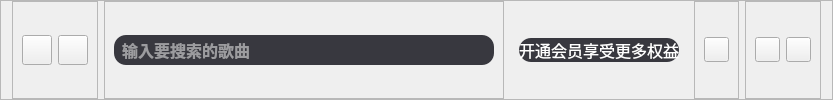
         <widget class="QFrame" name="frame_3">
          <property name="styleSheet">
           <string notr="true">#frame_3{
	background-color: rgb(17, 17, 19);
	border-top-right-radius: 22;
}
QPushButton:hover{
	margin: 1px;
}</string>
          </property>
          <property name="frameShape">
           <enum>QFrame::StyledPanel</enum>
          </property>
          <property name="frameShadow">
           <enum>QFrame::Raised</enum>
          </property>
          <layout class="QHBoxLayout" name="horizontalLayout_2" stretch="0,0,0,0,0">
           <property name="topMargin">
            <number>0</number>
           </property>
           <property name="bottomMargin">
            <number>0</number>
           </property>
           <item alignment="Qt::AlignLeft">
            <widget class="QFrame" name="frame_5">
             <property name="frameShape">
              <enum>QFrame::StyledPanel</enum>
             </property>
             <property name="frameShadow">
              <enum>QFrame::Raised</enum>
             </property>
             <layout class="QHBoxLayout" name="horizontalLayout_3">
              <item>
               <widget class="QPushButton" name="pushButton">
                <property name="minimumSize">
                 <size>
                  <width>30</width>
                  <height>30</height>
                 </size>
                </property>
                <property name="maximumSize">
                 <size>
                  <width>30</width>
                  <height>30</height>
                 </size>
                </property>
                <property name="styleSheet">
                 <string notr="true">border-image: url(:/icon/image/左-圆_left-c.png);</string>
                </property>
                <property name="text">
                 <string/>
                </property>
               </widget>
              </item>
              <item>
               <widget class="QPushButton" name="pushButton_2">
                <property name="minimumSize">
                 <size>
                  <width>30</width>
                  <height>30</height>
                 </size>
                </property>
                <property name="maximumSize">
                 <size>
                  <width>30</width>
                  <height>30</height>
                 </size>
                </property>
                <property name="styleSheet">
                 <string notr="true">border-image: url(:/icon/image/右-圆_right-c.png);</string>
                </property>
                <property name="text">
                 <string/>
                </property>
               </widget>
              </item>
             </layout>
            </widget>
           </item>
           <item alignment="Qt::AlignLeft">
            <widget class="QFrame" name="frame_6">
             <property name="frameShape">
              <enum>QFrame::StyledPanel</enum>
             </property>
             <property name="frameShadow">
              <enum>QFrame::Raised</enum>
             </property>
             <layout class="QHBoxLayout" name="horizontalLayout_4">
              <item>
               <widget class="QLineEdit" name="lineEdit">
                <property name="minimumSize">
                 <size>
                  <width>380</width>
                  <height>30</height>
                 </size>
                </property>
                <property name="maximumSize">
                 <size>
                  <width>380</width>
                  <height>30</height>
                 </size>
                </property>
                <property name="font">
                 <font>
                  <family>华文楷体</family>
                  <pointsize>12</pointsize>
                  <weight>75</weight>
                  <bold>true</bold>
                 </font>
                </property>
                <property name="styleSheet">
                 <string notr="true">#lineEdit{
	border-radius: 12px;
	padding-left: 6px;
	
	background-color: rgb(56, 56, 63);
	
	color: rgb(255, 255, 255);
}</string>
                </property>
                <property name="placeholderText">
                 <string>输入要搜索的歌曲</string>
                </property>
               </widget>
              </item>
             </layout>
            </widget>
           </item>
           <item>
            <widget class="QFrame" name="frame_8">
             <property name="styleSheet">
              <string notr="true">#frame_8{
	border-top-right-radius: 22px;
}</string>
             </property>
             <property name="frameShape">
              <enum>QFrame::StyledPanel</enum>
             </property>
             <property name="frameShadow">
              <enum>QFrame::Raised</enum>
             </property>
             <layout class="QHBoxLayout" name="horizontalLayout_6">
              <item>
               <widget class="QPushButton" name="pushButton_4">
                <property name="font">
                 <font>
                  <family>华文楷体</family>
                  <pointsize>12</pointsize>
                 </font>
                </property>
                <property name="styleSheet">
                 <string notr="true">#pushButton_4{
	
	background-color: rgb(56, 56, 63);
	border-radius: 12px;
	
	color: rgb(255, 255, 255);

}</string>
                </property>
                <property name="text">
                 <string>开通会员享受更多权益</string>
                </property>
                <property name="icon">
                 <iconset resource="icon.qrc">
                  <normaloff>:/icon/image/crown.png</normaloff>:/icon/image/crown.png</iconset>
                </property>
                <property name="iconSize">
                 <size>
                  <width>30</width>
                  <height>30</height>
                 </size>
                </property>
               </widget>
              </item>
             </layout>
            </widget>
           </item>
           <item>
            <widget class="QFrame" name="frame_7">
             <property name="frameShape">
              <enum>QFrame::StyledPanel</enum>
             </property>
             <property name="frameShadow">
              <enum>QFrame::Raised</enum>
             </property>
             <layout class="QHBoxLayout" name="horizontalLayout_5">
              <item>
               <widget class="QPushButton" name="pushButton_3">
                <property name="minimumSize">
                 <size>
                  <width>25</width>
                  <height>25</height>
                 </size>
                </property>
                <property name="maximumSize">
                 <size>
                  <width>25</width>
                  <height>25</height>
                 </size>
                </property>
                <property name="styleSheet">
                 <string notr="true">border-image: url(:/icon/image/提醒_remind.png);</string>
                </property>
                <property name="text">
                 <string/>
                </property>
               </widget>
              </item>
             </layout>
            </widget>
           </item>
           <item alignment="Qt::AlignRight">
            <widget class="QFrame" name="frame_21">
             <property name="frameShape">
              <enum>QFrame::StyledPanel</enum>
             </property>
             <property name="frameShadow">
              <enum>QFrame::Raised</enum>
             </property>
             <layout class="QHBoxLayout" name="horizontalLayout_13">
              <item>
               <widget class="QPushButton" name="pushButton_13">
                <property name="minimumSize">
                 <size>
                  <width>25</width>
                  <height>25</height>
                 </size>
                </property>
                <property name="maximumSize">
                 <size>
                  <width>25</width>
                  <height>25</height>
                 </size>
                </property>
                <property name="styleSheet">
                 <string notr="true">border-image: url(:/icon/image/减_minus.png);</string>
                </property>
                <property name="text">
                 <string/>
                </property>
               </widget>
              </item>
              <item>
               <widget class="QPushButton" name="pushButton_12">
                <property name="minimumSize">
                 <size>
                  <width>25</width>
                  <height>25</height>
                 </size>
                </property>
                <property name="maximumSize">
                 <size>
                  <width>25</width>
                  <height>25</height>
                 </size>
                </property>
                <property name="styleSheet">
                 <string notr="true">border-image: url(:/icon/image/关闭_close (2).png);</string>
                </property>
                <property name="text">
                 <string/>
                </property>
               </widget>
              </item>
             </layout>
            </widget>
           </item>
          </layout>
         </widget>
